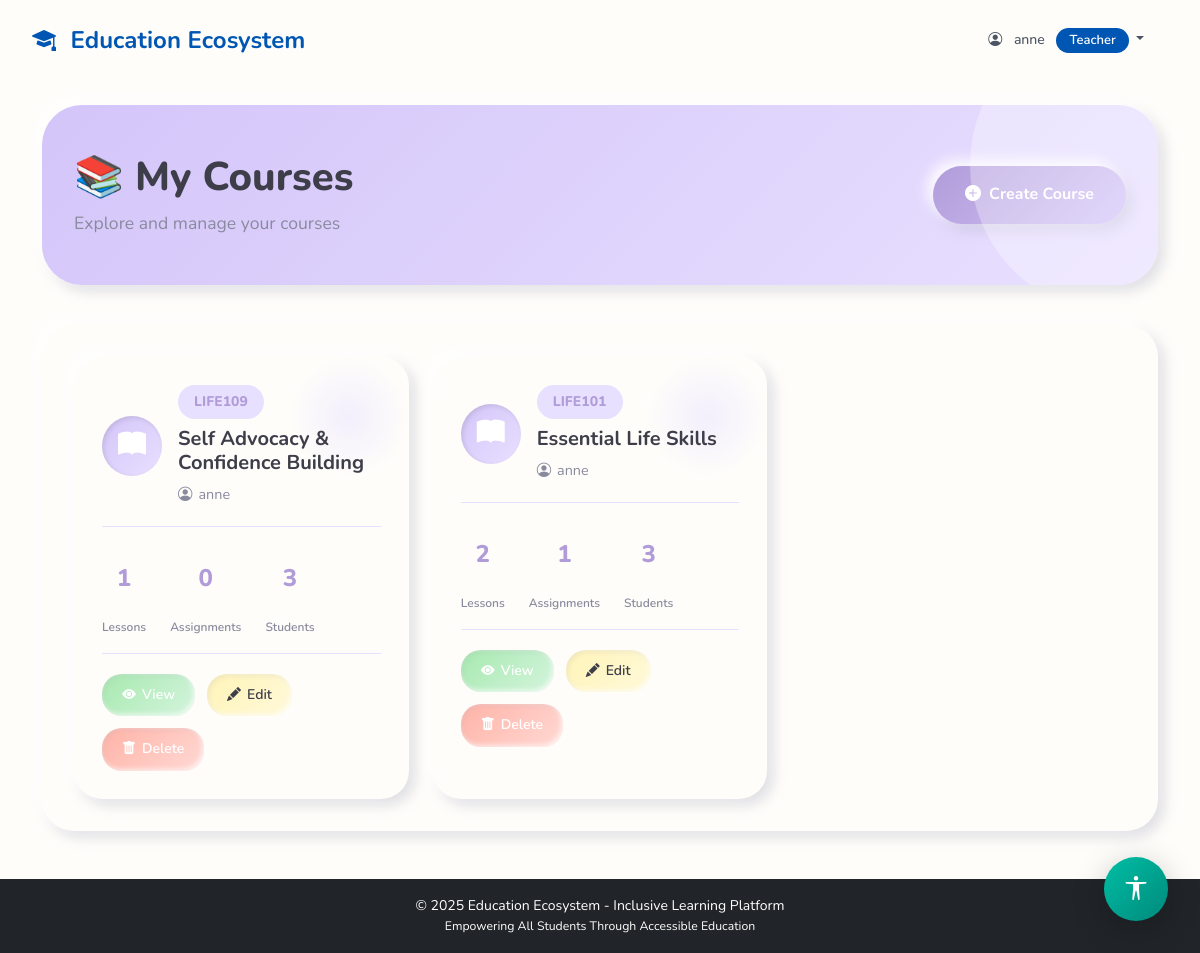
The page /courses/ (signed in) on the database its author committed.
### myapp/models.py (models this page shows, shortened)
class Profile(models.Model):
    ROLE_CHOICES = [
        ('admin', 'Admin'),
        ('teacher', 'Teacher'),
        ('student', 'Student'),
        ('parent', 'Parent'),
    ]
    DISABILITY_CHOICES = [
        ('none', 'None'),
        ('visual', 'Visual Impairment'),
        ('hearing', 'Hearing Impairment'),
        ('mobility', 'Mobility Impairment'),
        ('learning', 'Learning Disability'),
        ('multiple', 'Multiple Disabilities'),
    ]
    CONTENT_PREFERENCE = [
        ('text', 'Text'),
        ('audio', 'Audio'),
        ('video', 'Video'),
        ('mixed', 'Mixed'),
    ]
    FONT_SIZE_CHOICES = [
        ('small', 'Small'),
        ('medium', 'Medium'),
        ('large', 'Large'),
    ]
    user = models.OneToOneField(User, on_delete=models.CASCADE, related_name='profile')
    role = models.CharField(max_length=20, choices=ROLE_CHOICES, default='student')
    phone = models.CharField(max_length=15, blank=True, null=True)
    address = models.TextField(blank=True, null=True)
    profile_picture = models.ImageField(upload_to='profile_pics/', blank=True, null=True)
    disability_type = models.CharField(max_length=20, choices=DISABILITY_CHOICES, default='none')
    assistance_required = models.TextField(blank=True, null=True, help_text="Describe any special assistance needed")
    preferred_content_format = models.CharField(max_length=10, choices=CONTENT_PREFERENCE, default='mixed')
    high_contrast_mode = models.BooleanField(default=False)
    font_size = models.CharField(max_length=10, choices=FONT_SIZE_CHOICES, default='medium')
    linked_student = models.ForeignKey(User, on_delete=models.SET_NULL, null=True, blank=True,
                                       related_name='parent_link', limit_choices_to={'profile__role': 'student'})
    created_at = models.DateTimeField(auto_now_add=True)
    updated_at = models.DateTimeField(auto_now=True)
    class Meta:
        ordering = ['-created_at']

class Course(models.Model):
    title = models.CharField(max_length=200)
    description = models.TextField()
    teacher = models.ForeignKey(User, on_delete=models.CASCADE, related_name='courses_taught',
                                limit_choices_to={'profile__role': 'teacher'})
    students = models.ManyToManyField(User, related_name='courses_enrolled', blank=True,
                                      limit_choices_to={'profile__role': 'student'})
    course_code = models.CharField(max_length=20, unique=True)
    created_at = models.DateTimeField(auto_now_add=True)
    updated_at = models.DateTimeField(auto_now=True)
    is_active = models.BooleanField(default=True)
    class Meta:
        ordering = ['-created_at']

### myapp/views.py (the view)
# urls.py: path('courses/', views.course_list, name='course_list'),
@login_required
@login_required
def course_list(request):
    courses = Course.objects.all()
    return render(request, 'course_list.html', {'courses': courses})

### myapp/templates/course_list.html (shortened to what this page needs)
{% extends 'base.html' %}
{% block content %}
<div class="page-header">
    <div class="d-flex justify-content-between align-items-center">
        <div>
            <h1>📚 My Courses</h1>
            <p>Explore and manage your courses</p>
        </div>
        {% if user.profile.role == 'teacher' or user.is_staff %}
        <a href="{% url 'course_create' %}" class="btn-pill btn-pill-primary">
            <i class="bi bi-plus-circle-fill"></i>
            Create Course
        </a>
        {% endif %}
    </div>
</div>
<div class="section-card">
    {% if courses %}
    <div class="course-grid">
        {% for course in courses %}
        <div class="course-card">
            <div class="course-header">
                <div class="course-icon">
                    <i class="bi bi-book-fill"></i>
                </div>
                <div style="flex: 1; min-width: 0;">
                    <div class="course-code">{{ course.course_code }}</div>
                    <h3 class="course-title">{{ course.title }}</h3>
                    <div class="course-teacher">
                        <i class="bi bi-person-circle"></i>
                        {{ course.teacher.get_full_name|default:course.teacher.username }}
                    </div>
                </div>
            </div>
            <div class="course-stats">
                <div class="stat-item">
                    <div class="stat-number">{{ course.lessons.count }}</div>
                    <div class="stat-label">Lessons</div>
                </div>
                <div class="stat-item">
                    <div class="stat-number">{{ course.assignments.count }}</div>
                    <div class="stat-label">Assignments</div>
                </div>
                {% if user.profile.role == 'teacher' %}
                <div class="stat-item">
                    <div class="stat-number">{{ course.students.count }}</div>
                    <div class="stat-label">Students</div>
                </div>
                {% endif %}
            </div>
            <div class="course-actions">
                <a href="{% url 'course_detail' course.id %}" class="btn-action btn-action-view">
                    <i class="bi bi-eye-fill"></i> View
                </a>
                {% if user.profile.role == 'teacher' or user.is_staff %}
                <a href="{% url 'course_edit' course.id %}" class="btn-action btn-action-edit">
                    <i class="bi bi-pencil-fill"></i> Edit
                </a>
                <a href="{% url 'course_delete' course.id %}" class="btn-action btn-action-delete">
                    <i class="bi bi-trash-fill"></i> Delete
                </a>
                {% endif %}
            </div>
        </div>
        {% endfor %}
    </div>
    {% endif %}
</div>
{% endblock %}

### myapp/templates/base.html (shortened to what this page needs)
<!DOCTYPE html>
<html lang="en">
<head>
    <link href="https://cdn.jsdelivr.net/npm/bootstrap@5.3.0/dist/css/bootstrap.min.css" rel="stylesheet">
    <link rel="stylesheet" href="https://cdn.jsdelivr.net/npm/bootstrap-icons@1.11.0/font/bootstrap-icons.css">
    {% load static %}
    <link rel="stylesheet" href="{% static 'css/style.css' %}?v=15.0">
    <link rel="stylesheet" href="{% static 'css/dashboard_beautiful.css' %}?v=15.0">
</head>
<body {% if user.is_authenticated and user.profile.high_contrast_mode %}class="high-contrast"{% endif %}
      data-font-size="{% if user.is_authenticated %}{{ user.profile.font_size }}{% else %}medium{% endif %}"
      data-disability-type="{% if user.is_authenticated %}{{ user.profile.disability_type }}{% else %}none{% endif %}">
    {% if user.is_authenticated %}
    <nav class="navbar navbar-expand-lg navbar-main">
        <div class="container-fluid">
            <a class="navbar-brand" href="{% url 'dashboard' %}">
                <i class="bi bi-mortarboard-fill"></i> Education Ecosystem
            </a>
            <div class="navbar-nav ms-auto">
                <div class="nav-item dropdown">
                    <a class="nav-link dropdown-toggle" href="#" role="button" data-bs-toggle="dropdown">
                        <i class="bi bi-person-circle me-2"></i> {{ user.username }}
                        <span class="badge badge-role ms-2">{{ user.profile.get_role_display }}</span>
                    </a>
                </div>
            </div>
        </div>
    </nav>
    {% endif %}
    <main class="container my-4">
        {% block content %}{% endblock %}
    </main>
    {% if user.is_authenticated %}
    <div class="accessibility-toolbar">
        <button class="accessibility-toggle-btn" id="accessibilityToggle" title="Accessibility Options">
            <i class="bi bi-universal-access"></i>
        </button>
    </div>
    {% endif %}
    <footer class="bg-dark text-white text-center py-3 mt-5">
        <p class="mb-0">&copy; 2025 Education Ecosystem - Inclusive Learning Platform</p>
        <p class="mb-0 small">Empowering All Students Through Accessible Education</p>
    </footer>
    {% load static %}
</body>
</html>

### myapp/static/css/style.css (style rules this page uses)
:root { --primary-blue: #1565C0; --primary-dark: #0D47A1; --primary-light: #42A5F5; --accent-emerald: #00BFA5; --accent-light: #64FFDA; --accent-dark: #00897B; --neutral-white: #FFFFFF; --neutral-light: #FAFBFC; --neutral-gray: #E3E8EF; --neutral-dark: #455A64; --text-dark: #263238; --text-light: #78909C; --success: #00C853; --warning: #FF9100; --danger: #FF5252; --info: #2979FF; --shadow-sm: 0 2px 8px rgba(0, 0, 0, 0.15); --shadow-md: 0 4px 16px rgba(0, 0, 0, 0.2); --shadow-lg: 0 8px 32px rgba(0, 0, 0, 0.25); --radius-sm: 8px; --radius-md: 12px; --radius-lg: 16px; }
body { font-family: 'Inter', 'Segoe UI', system-ui, sans-serif; background: linear-gradient(135deg, var(--neutral-light) 0%, #f0f4f8 100%); color: var(--text-dark); line-height: 1.7; min-height: 100vh; transition: all 0.3s ease; }
body[data-font-size="small"] { font-size: 14px; }
.navbar-main { background: transparent; box-shadow: none; padding: 1rem 0; position: sticky; top: 0; z-index: 1000; border-bottom: none; }
.navbar-brand { font-weight: 700; font-size: 1.5rem; color: #0056b3 !important; transition: all 0.3s ease; }
.navbar-brand i { margin-right: 0.5rem; }
.nav-link { color: #4b5563 !important; font-weight: 500; padding: 0.75rem 1.25rem !important; border-radius: 8px; transition: all 0.3s ease; margin: 0 0.25rem; }
.badge-role { background: #0056b3; color: white; padding: 0.375rem 0.75rem; border-radius: 6px; font-weight: 600; font-size: 0.75rem; }
.stat-number { font-size: 2.75rem; font-weight: 700; margin: 1rem 0; position: relative; }
.badge { padding: 0.5rem 1rem; border-radius: 20px; font-weight: 600; font-size: 0.75rem; }
.accessibility-toolbar { position: fixed; bottom: 2rem; right: 2rem; z-index: 1050; }
.accessibility-toggle-btn { width: 64px; height: 64px; background: linear-gradient(135deg, var(--accent-emerald), var(--accent-dark)); border: none; border-radius: 50%; color: white; font-size: 1.5rem; box-shadow: var(--shadow-lg); transition: all 0.4s cubic-bezier(0.4, 0, 0.2, 1); cursor: pointer; }

### myapp/static/css/dashboard_beautiful.css (style rules this page uses)
* { transform: none !important; transition: none !important; animation: none !important; }
:root { --cream: #fefdfa; --color-bg-page: #fefdfa; --color-bg-card: #fefdfa; --lavender: #b19cd9; --lavender-light: #d4c5f9; --lavender-lighter: #e8e0ff; --mint: #a7e9af; --mint-light: #d4f4dd; --peach: #ffb3a7; --peach-light: #ffd9d4; --pale-yellow: #fff4b8; --soft-pink: #ffc8dd; --color-accent-lilac: #b19cd9; --color-accent-sage: #a7e9af; --color-accent-peach: #ffb3a7; --color-accent-yellow: #fff4b8; --text-dark: #3e3e4a; --text-muted: #8a8a9e; --color-text-body: #3e3e4a; --color-text-muted: #8a8a9e; --color-text-heading: #3e3e4a; --shadow-light: -6px -6px 14px rgba(255,255,255,0.9); --shadow-dark: 6px 6px 14px rgba(174,174,192,0.4); --shadow-soft: -6px -6px 14px rgba(255,255,255,0.9), 6px 6px 14px rgba(174,174,192,0.4); --shadow-hover: -10px -10px 20px rgba(255,255,255,0.95), 10px 10px 20px rgba(174,174,192,0.5); --radius-card: 32px; --radius-button: 30px; --radius-small: 20px; --spacing-xs: 0.5rem; --spacing-sm: 0.75rem; --spacing-md: 1rem; --spacing-lg: 1.5rem; --spacing-xl: 2rem; --spacing-xxl: 3rem; --font-system: 'Nunito', 'Segoe UI', system-ui, -apple-system, Roboto, sans-serif; --font-weight-normal: 400; --font-weight-medium: 500; --font-weight-semibold: 600; --font-weight-bold: 700; --font-weight-extrabold: 800; }
body { font-family: var(--font-system); background: var(--cream) !important; color: var(--text-dark); line-height: 1.6; }
.section-card { background: var(--cream); border: none; border-radius: 32px; box-shadow: var(--shadow-soft); margin-bottom: 2rem; overflow: hidden; padding: 2rem; }
.badge { font-weight: var(--font-weight-semibold); padding: 0.45em 1em; border-radius: 20px; font-size: 0.8125rem; }
.container-fluid { padding-left: var(--spacing-xl); padding-right: var(--spacing-xl); }

### rows shown on the page
Course: course_code "LIFE109", title "Self Advocacy & Confidence Building", teacher.get_full_name "anne", lessons.count "1", assignments.count "0", students.count "3"
Course: course_code "LIFE101", title "Essential Life Skills", teacher.get_full_name "anne", lessons.count "2", assignments.count "1", students.count "3"

### other values the page prints
{{ user.username }} "anne"
{{ user.profile.get_role_display }} "Teacher"
